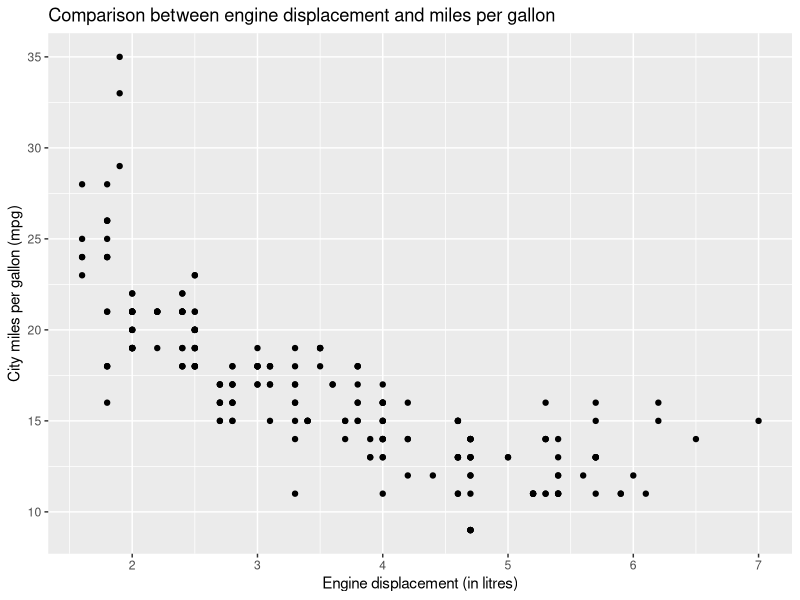
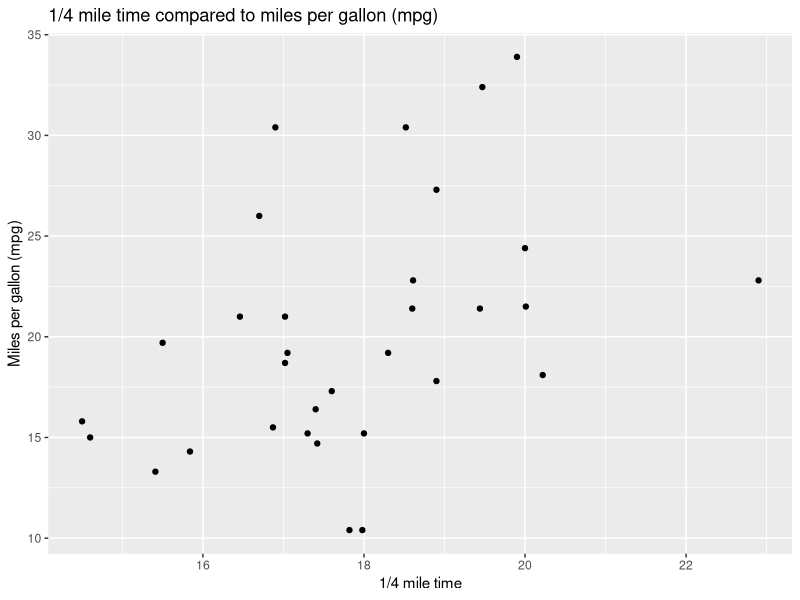
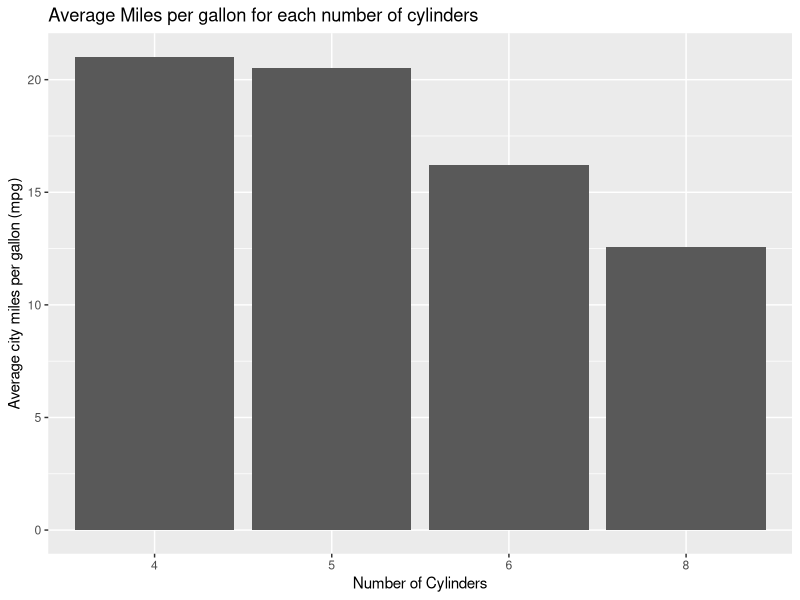
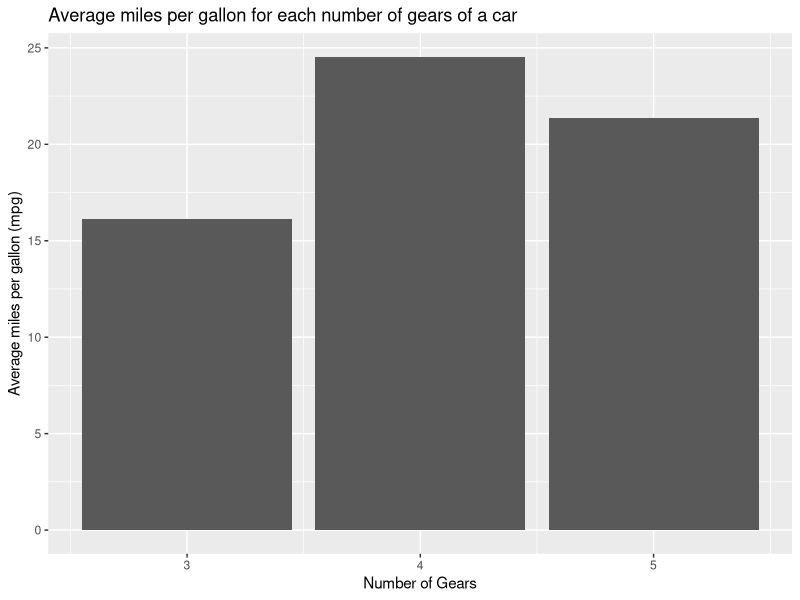
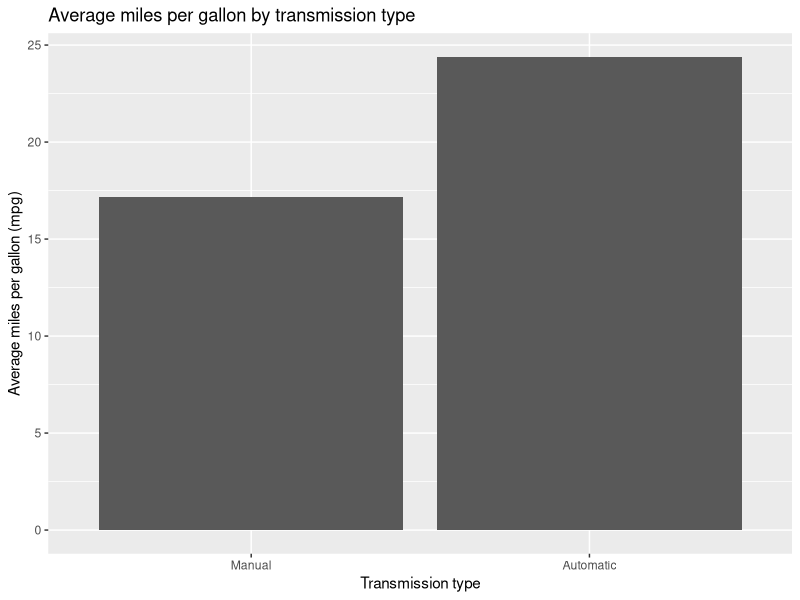
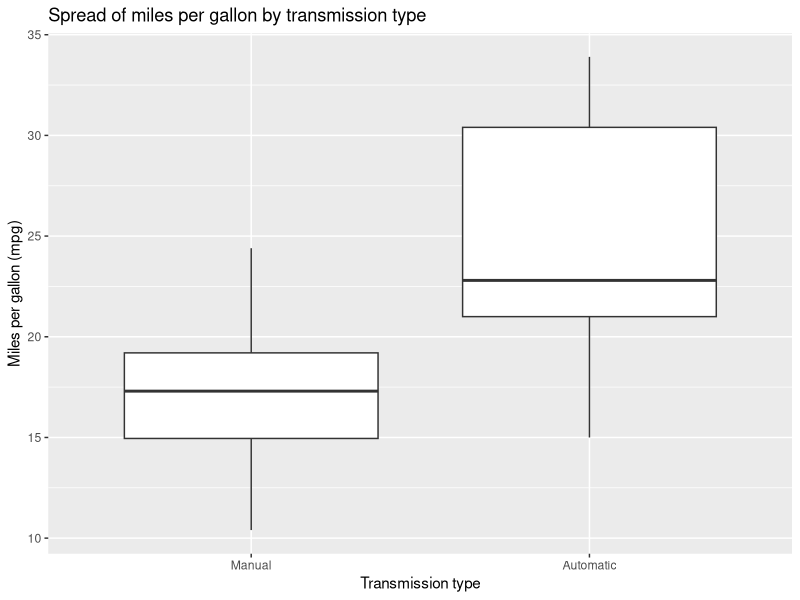
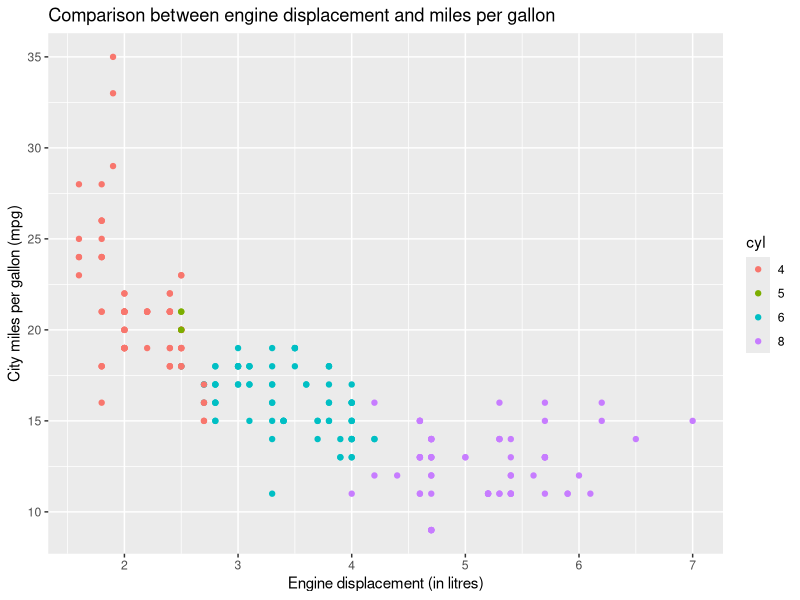
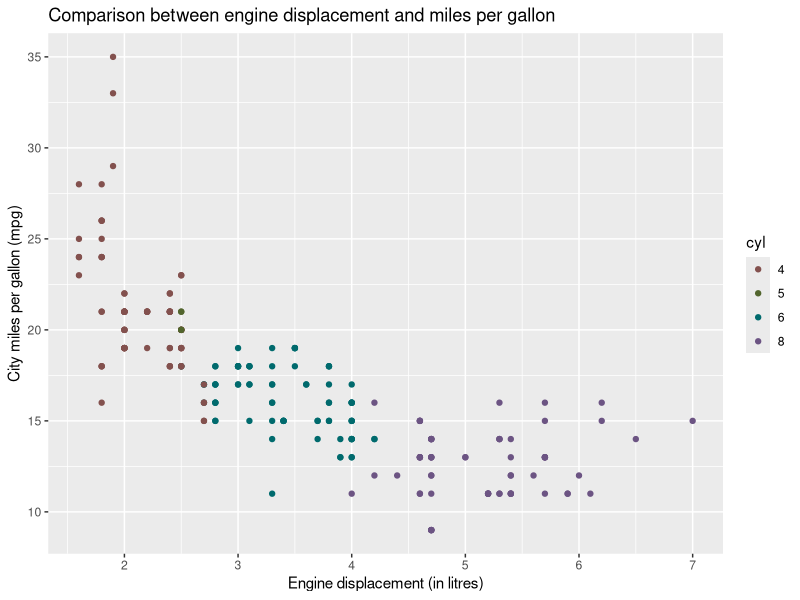

These charts were generated, in order, by the following R code:
## ---- chunk 1
data(mtcars)
data(mpg)
library(ggplot2)
library(tidyverse)
library("ggpubr")
## ---- chunk 2
mpg
## ---- chunk 3
mtcars
## ---- chunk 4
ggplot(mpg, aes(displ, cty)) +
  geom_point() +
  labs(x = "Engine displacement (in litres)", y = "City miles per gallon (mpg)", title = "Comparison between engine displacement and miles per gallon")
## ---- chunk 5
cor(mpg$cty, mpg$displ, method="pearson")
## ---- chunk 6
mtcars %>%
  ggplot(aes(qsec, mpg)) +
  geom_point() + 
  labs(x = "1/4 mile time", y = "Miles per gallon (mpg)", title = "1/4 mile time compared to miles per gallon (mpg)")
## ---- chunk 7
cor(mtcars$mpg, mtcars$qsec, method="pearson")
## ---- chunk 8
mpg_cyl <- mpg
mpg_cyl$cyl <- mpg_cyl$cyl %>% factor(levels = c(4, 5, 6, 8))

mpg_cyl %>%
  group_by(cyl) %>%
  summarize(avg_mpg = mean(cty)) %>%
  ggplot(aes(cyl, avg_mpg)) +
  geom_col() +
  labs(x = "Number of Cylinders", y = "Average city miles per gallon (mpg)", title = "Average Miles per gallon for each number of cylinders")
## ---- chunk 9
cor(mpg$cty, mpg$cyl, method="spearman")
## ---- chunk 10
mtcars %>%
  group_by(gear) %>%
  summarize(avg_mpg = mean(mpg)) %>%
  ggplot(aes(x = gear, y = avg_mpg)) +
  geom_col() +
  labs(x = "Number of Gears", y = "Average miles per gallon (mpg)", title = "Average miles per gallon for each number of gears of a car")
## ---- chunk 11
cor(mtcars$mpg, mtcars$gear, method="spearman")
## ---- chunk 12
mtcars_am <- mtcars
mtcars_am$am <- mtcars_am$am %>% factor(levels=c(0, 1), labels=c("Manual", "Automatic"))

mtcars_am %>%
  group_by(am) %>%
  summarize(avg_mpg = mean(mpg)) %>%
  ggplot(aes(am, avg_mpg)) +
  geom_col() + 
  labs(x = "Transmission type", y = "Average miles per gallon (mpg)", title = "Average miles per gallon by transmission type")
## ---- chunk 13
mtcars_am %>%
  ggplot(aes(x = am, y = mpg)) + 
  geom_boxplot() +
  labs(x = "Transmission type", y = "Miles per gallon (mpg)", title = "Spread of miles per gallon by transmission type")
## ---- chunk 14
ggplot(mpg_cyl, aes(displ, cty, color=cyl)) +
  geom_point() +
  labs(x = "Engine displacement (in litres)", y = "City miles per gallon (mpg)", title = "Comparison between engine displacement and miles per gallon")
## ---- chunk 15
ggplot(mpg_cyl, aes(displ, cty, color=cyl)) +
  geom_point() +
  scale_color_hue(l=40, c=35) +
  labs(x = "Engine displacement (in litres)", y = "City miles per gallon (mpg)", title = "Comparison between engine displacement and miles per gallon")
## ---- chunk 16
mpg_manu <- mpg %>%
  group_by(manufacturer) %>%
  summarize(avg_mpg = mean(cty)) %>%
  arrange(avg_mpg) %>%
  slice(1:5)

pie(mpg_manu$avg_mpg, labels= mpg_manu$manufacturer, col=rainbow(length(mpg_manu$manufacturer)), main="Average city miles per gallon (mpg) per manufacturer")
## ---- chunk 17
mpg_manu %>% ggplot(aes(manufacturer, avg_mpg, fill = manufacturer)) +
  geom_col() +
  scale_fill_manual(breaks = c("lincoln", "land rover", "dodge", "mercury", "jeep"), values=rainbow(length(mpg_manu$manufacturer))) +
  labs(x = "Manufacturer", y = "Average city miles per gallon (mpg)", title = "Average city miles per gallon (mpg) per manufacturer")
## ---- chunk 18
ggplot(mpg, aes(displ, cty)) +
  geom_point() +
  scale_y_log10(expand = c(0, 0)) +
  labs(x = "Engine displacement (in litres)", y = "City miles per gallon (mpg, log10)", title = "Comparison between engine displacement and miles per gallon")
## ---- chunk 19
mpg_enhanced <- mpg
mpg_enhanced$mpg_combined <- rowMeans(mpg[,c(8, 9)])

mpg_enhanced
## ---- chunk 20
mpg_enhanced %>% ggplot(aes(displ, mpg_combined)) +
  geom_point() +
  labs(x = "Engine Displacement (in liters)", y = "Combined miles per gallon (mpg)", title = "Engine dsiplacement vs combined miles per gallon")
## ---- chunk 21
mpg_enhanced$transmission_type <- substr(mpg$trans, 1, 4)
mpg_enhanced
## ---- chunk 22
mpg_enhanced %>% 
  ggplot(aes(transmission_type, mpg_combined)) +
  geom_boxplot() +
  labs(x = "Transmission type", y = "Average combined miles per gallon", title= "Distribution of miles per gallon per type of transmission")
## ---- chunk 23
mpg_enhanced$transmission_type <- mpg_enhanced$transmission_type %>% factor(levels = c("manu", "auto"), labels = c("Manual", "Automaitc"))
mpg_enhanced$cyl <- mpg_enhanced$cyl %>% factor(levels = c(4, 5, 6, 8), labels = c("4 Cylinder", "5 Cylinder", "6 Cylinder", "8 Cylinder"))
mpg_enhanced$drv <- mpg_enhanced$drv %>% factor(levels = c("r", "f", "4"), labels = c("Rear wheel drive", "Front wheel drive", "All wheel drive"))
mpg_enhanced
## ---- chunk 24
mpg_enhanced %>% 
  group_by(drv) %>%
  summarize(avg_mpg = mean(mpg_combined)) %>%
  ggplot(aes(drv, avg_mpg)) +
  geom_col() +
  labs(x = "Drive train type", y = "Average miles per gallon", title = "Average miles per gallon per drive train type")
## ---- chunk 25
mpg_enhanced %>% 
  group_by(cyl) %>%
  summarize(avg_mpg = mean(mpg_combined)) %>%
  ggplot(aes(cyl, avg_mpg)) +
  geom_col() +
  labs(x = "Number of cylinders", y = "Average miles per gallon", title = "Average miles per gallon per number of cylinders in an engine")
## ---- chunk 26
ggplot(mpg_cyl, aes(displ, cty)) +
  geom_line() +
  labs(x = "Engine displacement (in litres)", y = "City miles per gallon (mpg)", title = "Comparison between engine displacement and miles per gallon")
## ---- chunk 27
ggplot(mpg_cyl, aes(displ, cty)) +
  geom_point(shape=2) +
  labs(x = "Engine displacement (in litres)", y = "City miles per gallon (mpg)", title = "Comparison between engine displacement and miles per gallon")
## ---- chunk 28
ggplot(mpg_cyl, aes(displ, cty, shape=cyl)) +
  geom_point() +
  labs(x = "Engine displacement (in litres)", y = "City miles per gallon (mpg)", title = "Comparison between engine displacement and miles per gallon")
## ---- chunk 29
mpg_enhanced %>%
  group_by(year) %>%
  summarize(avg_displ = mean(displ)) %>%
  ggplot(aes(year, avg_displ)) +
  geom_col() + 
  labs(x = "Manufacturing Year", y = "Average Engine Displacement (in liters)", title = "Average Engine Displacement per Year")
## ---- chunk 30
mpg_enhanced %>%
  group_by(year) %>%
  summarize(avg_displ = mean(displ)) %>%
  ungroup() %>%
  ggplot(aes(avg_displ, year)) +
  geom_col() + 
  coord_cartesian(ylim=c(1999, 2010)) +
  labs(x = "Average Engine Displacement (in liters)", y = "Manufacturing Year", title = "Average Engine Displacement per Year")
## ---- chunk 31
mpg_enhanced %>%
  filter(manufacturer %in% (mpg_enhanced %>%
    group_by(manufacturer) %>%
    summarize(avg_mpg = mean(mpg_combined)) %>%
    arrange(avg_mpg) %>%
    slice(1:5))$manufacturer
    ) %>%
  ggplot(aes(displ, mpg_combined)) +
  geom_point() +
  labs(x = "Engine displacement (in litres)", y = "City miles per gallon (mpg)", title = "Comparison between engine displacement and miles per gallon", subtitle = " for the top 5 engine manufacturers in combined mpg")
## ---- chunk 32
mpg_enhanced %>%
  filter(manufacturer %in% (mpg_enhanced %>%
    group_by(manufacturer) %>%
    summarize(avg_mpg = mean(mpg_combined)) %>%
    arrange(avg_mpg) %>%
    slice(1:5))$manufacturer
    ) %>%
  ggplot(aes(displ, mpg_combined)) +
  geom_point() +
  facet_wrap(vars(manufacturer)) + 
  labs(x = "Engine displacement (in litres)", y = "City miles per gallon (mpg)", title = "Comparison between engine displacement and miles per gallon", subtitle = " for the top 5 engine manufacturers in combined mpg")
## ---- chunk 33
mtcars %>%
  ggplot(aes(drat, mpg)) +
  geom_point() + 
  labs(x = "Rear axle ratio", y = "Miles per gallon (mpg)", title = "Rear axle ratio compared to miles per gallon (mpg)")
## ---- chunk 34
mtcars %>%
  ggplot(aes(drat, mpg)) +
  geom_point() + 
  facet_wrap(vars(carb)) +
  labs(x = "Rear axle ratio", y = "Miles per gallon (mpg)", title = "Rear axle ratio compared to miles per gallon (mpg)", subtitle = "grouped by Number of carburetors")
